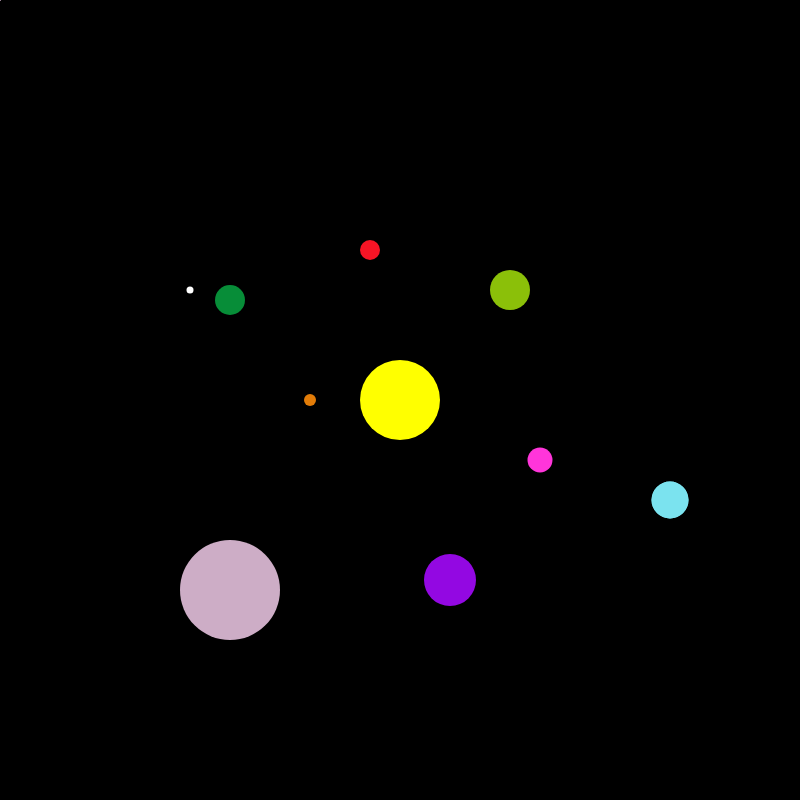
Frame 1 (no input)
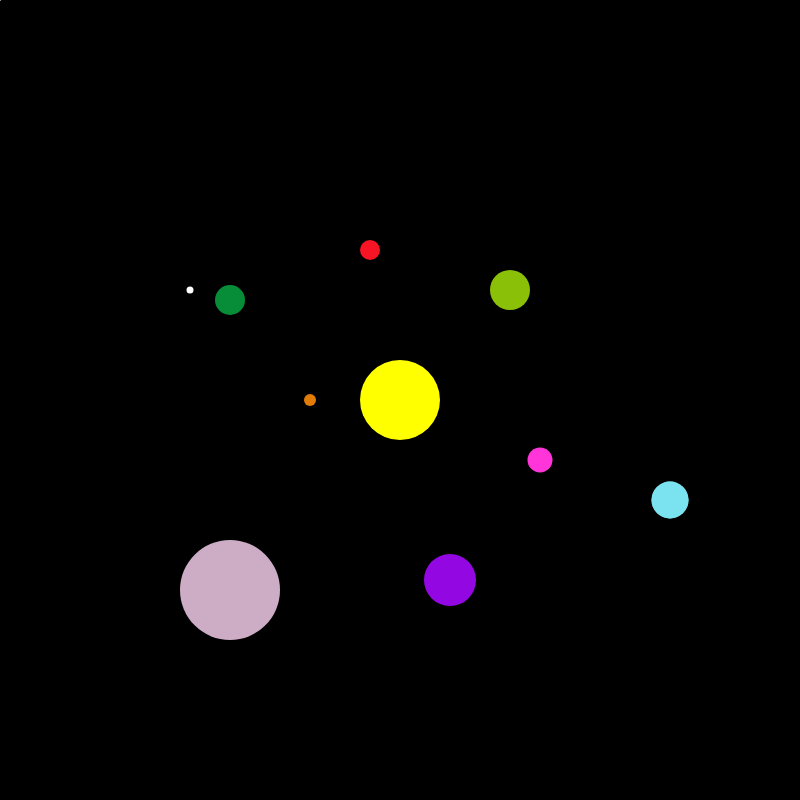
Frame 60 (no input)
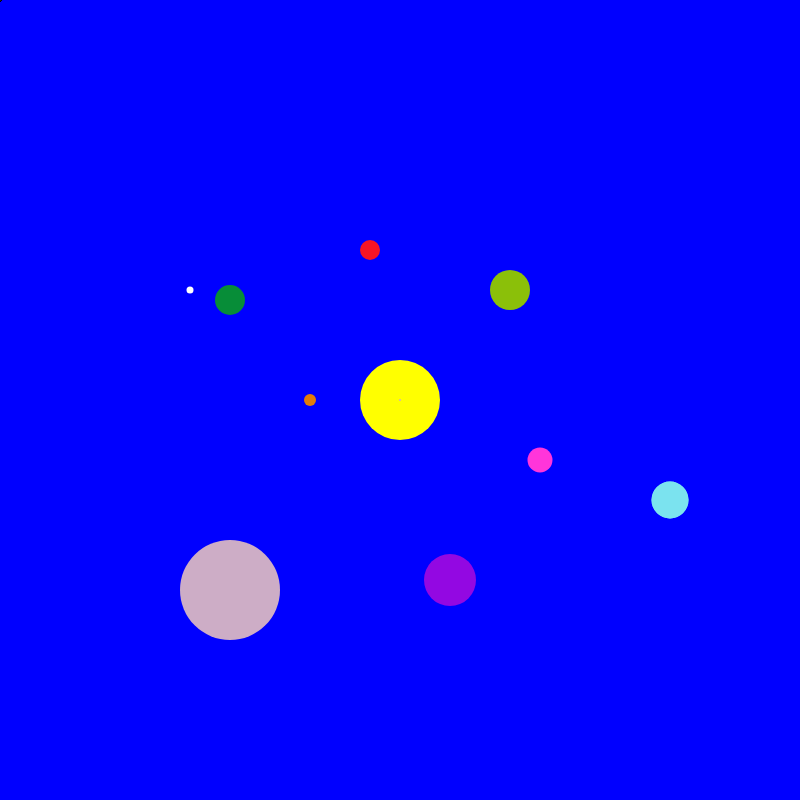
Frame 120 (the mouse pressed at the canvas centre since frame 60)

The p5.js sketch that drew these frames (run headless with seeded random() and noise() and a simulated clock; from frame 60 on, the mouse is pressed at the canvas centre):

// p5.js sketch
// ── sketch.js
let x = 0;
let y = 0;
let dim = 80.0;
let pg;
var b= 0;

function setup() {
  // put setup code here
  createCanvas(800,800);
    pg = createGraphics(800,800);
   
}

function draw() {
  // put drawing code here
  background(0,0,b);
    
  //Draw the offscreen buffer to the screen with image()
  image(pg, 0, 0);
  //Draw the offscreen buffer to the screen with image()
  image(pg, 0, 0);

//sun
  fill("yellow");
  noStroke();
  ellipse(400,400,80,80);
    
//mercury
  fill("#E27C08");
  ellipse(310,400,12,12);
    
//venus
    fill("#FF35DA");
  ellipse(540,460,25,25);
    
//earth
  fill("#078D38");
  ellipse(230,300,30,30);
    
//moon
    fill("white");
  ellipse(190,290,7,7);
    
//mars
    fill("#F71425");
  ellipse(370,250,20,20);
    
  
//saturn
    fill("#8BC009");
  ellipse(510,290,40,40);
    
//Neptun
    fill("#7BE3EF");
  ellipse(670,500,37,37);

    
//uranus
    fill("#9308E2");
  ellipse(450,580,52,52);
    
//Neptun
    fill("#7BE3EF");
  ellipse(670,500,37,37);


//jupitar
    fill("#CDADC6");
  ellipse(230,590,100,100);
    
//reveal text
if (mouseX>width/2){
    
    text("Soler System",350,90);
    text("Sun",435,440);
    text("Mercure",255,417);
    text("Earth",250,320);
    text("Moon",150,305);
    text("Saturn",530,315);
    text("Uranus",475,610);
    text("Mars",385,270);
    text("Jupitar",270,640);
    text("Neptun",690,520);
    text("Venus",550,485);
    
    }
b = mouseX;
    ellipse(mouseX, mouseY,2,2);
     pg.ellipse(mouseX - 0, mouseY - 0, 2, 2);
}
